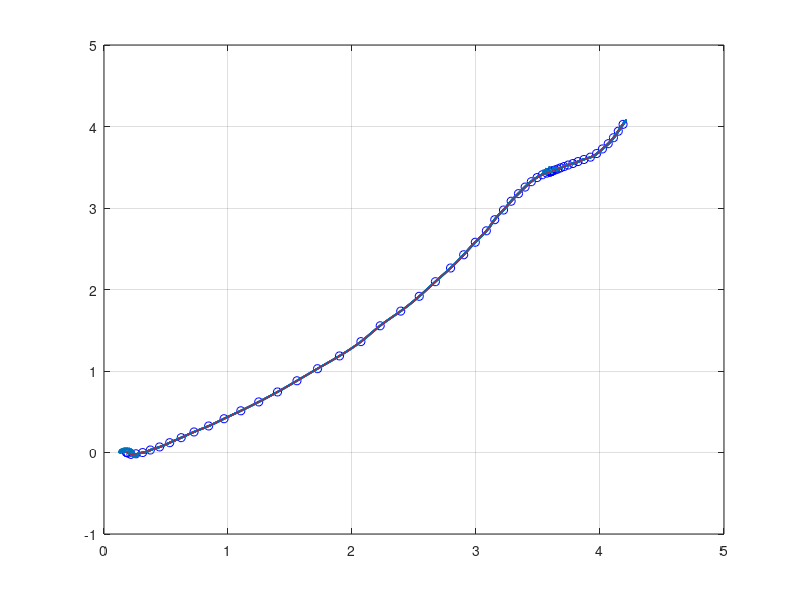

Recreate this plot in MATLAB.
%% design path from points by spline

% point = [0, 0;
%     1, 0;
%     2,0
%     3,0.5
%     4,1.5
%     4.8, 1.5
%     5,0.8
%     6, 0.5
%     6.5, 0
%     7.5, 0.5
%     7,2
%     6, 3
%     5, 4
%     4., 2.5
%     3, 3
%     2., 3.5;
%     1.3, 2.2
%     0.5, 2.
%     0,3];

addpath("traj");

lanechange = load("lanechange.mat");
point = lanechange.xx(1:2,:)';

% overtake = load("overtake.mat");
% point = overtake.xx(1:2,:)';

% park = load("park.mat");
% park = park.xx(1:2,:)';

s = 1:1:length(point);


px_spline = spline(s, point(:,1), 1:0.01:length(point));
py_spline = spline(s, point(:,2), 1:0.01:length(point));

p_spline = [px_spline', py_spline'];



%% insert yaw

yaw = zeros(length(px_spline), 1);
for i = 2:length(px_spline)-1
    x_forward = px_spline(i+1);
    x_backward = px_spline(i-1);
    y_forward = py_spline(i+1);
    y_backward = py_spline(i-1);
    yaw(i) = atan2(y_forward-y_backward, x_forward-x_backward);
end
yaw(1) = yaw(2);
yaw(end) = yaw(end-1);


%% plot with attitude

arrow_scale = 1;

figure(101);
plot(point(:,1), point(:,2), 'bo-'); hold on;
quiver(px_spline', py_spline', cos(yaw)*arrow_scale, sin(yaw)*arrow_scale);
plot(px_spline, py_spline,'r-'); grid on; hold off;

%% save path
path = [px_spline', py_spline', yaw];

save('path', 'path')